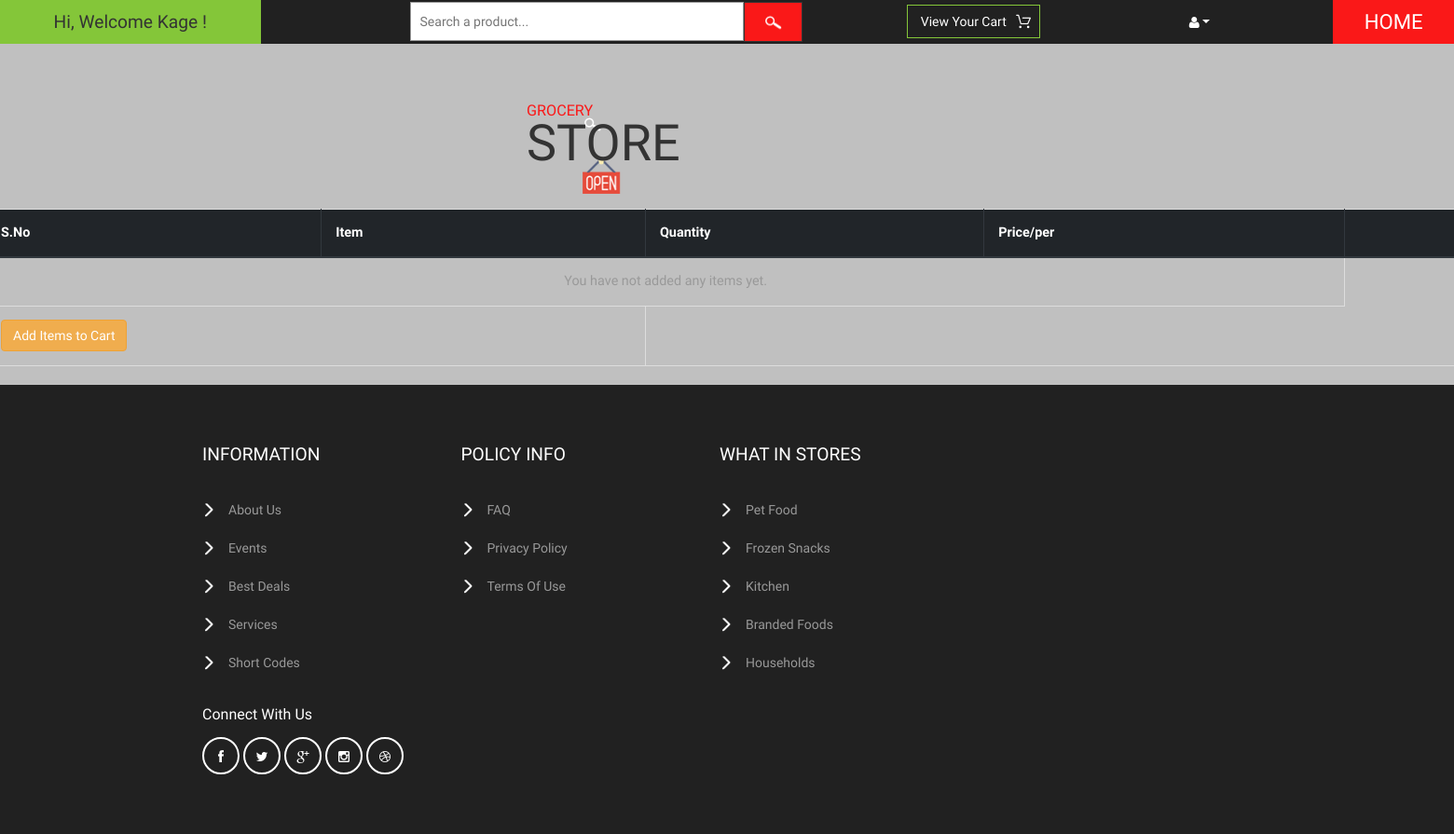
Before: /cart/order-summary/ (signed in) with the older database file.
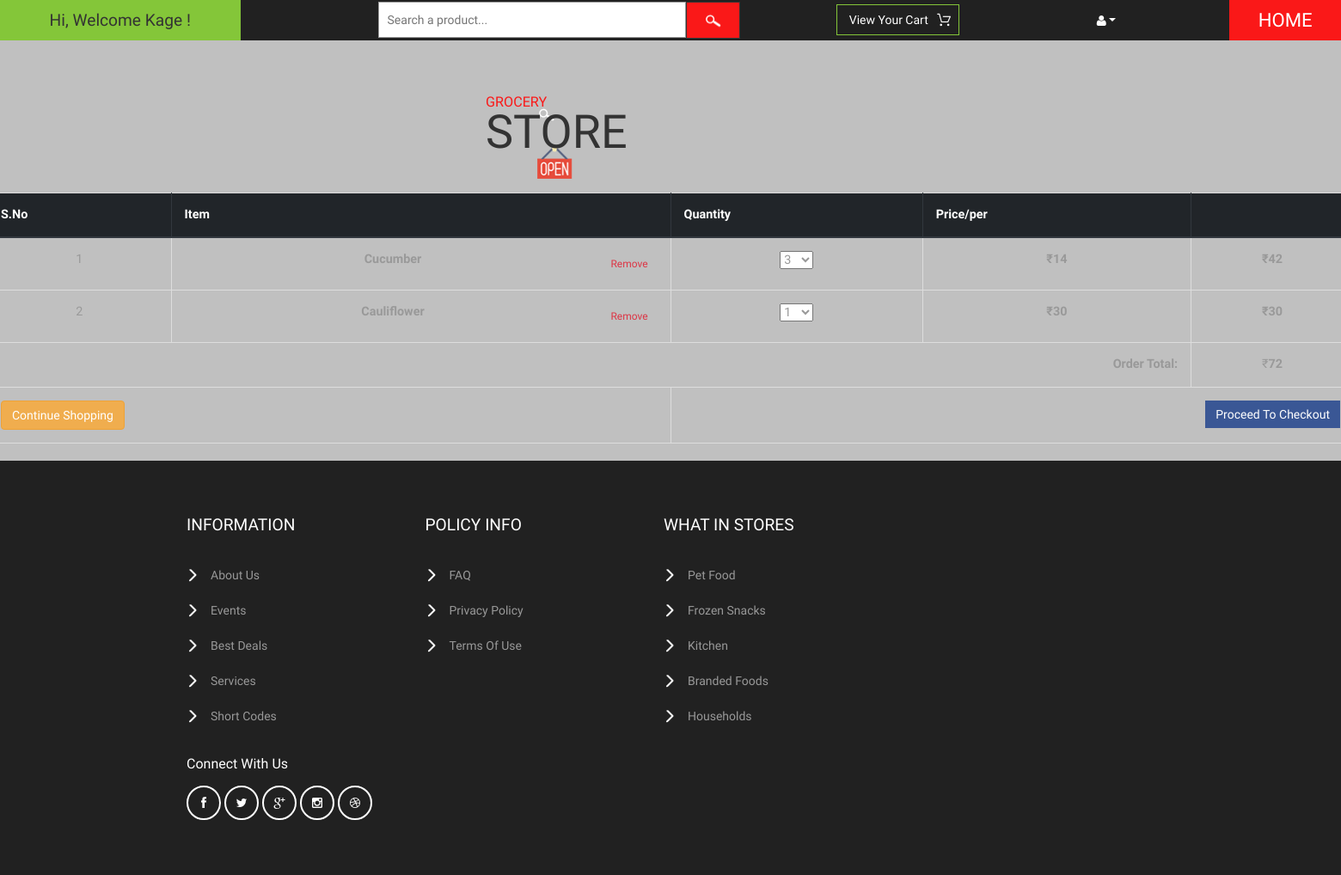
After: the same page with the newer database file.
### cart/models.py (models this page shows, shortened)
class OrderItem(models.Model):
    vendor = models.ManyToManyField(User)
    product = models.ForeignKey(Product, on_delete=models.SET_NULL, null=True)
    is_ordered = models.BooleanField(default=False)
    date_added = models.DateTimeField(auto_now_add=True)
    date_ordered = models.DateTimeField(null=True)
    qty = models.IntegerField(null=True, default=1)
    ref_code = models.CharField(max_length=20)

class Order(models.Model):
    vendor = models.ManyToManyField(User)
    owner = models.ForeignKey(CustomerProfile, on_delete=models.SET_NULL, null=True, related_name='o')
    ref_code = models.CharField(max_length=20)
    items = models.ManyToManyField(OrderItem, related_name='item')
    is_ordered = models.BooleanField(default=False)
    date_ordered = models.DateTimeField(null=True)
    def get_cart_item(self):
        return self.items.all()
    def get_cart_total(self):
        return sum([item.product.cost * item.qty for item in self.items.all()])

### vendor/models.py (models this page shows, shortened)
class Product(models.Model):
    category = models.ForeignKey(Category, on_delete=models.CASCADE)
    prod_name = models.CharField(max_length=150)
    ingredients = models.TextField(max_length=264, blank=True)
    stock = models.IntegerField(default=0)
    cost = models.IntegerField(default=0)
    brand = models.CharField(max_length=150, blank=True)
    prod_pic = models.FileField(upload_to='documents/', blank=True)
    created_at = models.DateTimeField(auto_now_add=True)
    updated_at = models.DateTimeField(auto_now=True)

### cart/views.py (the view)
# urls.py: path('order-summary/', views.order_details, name='order_summary'),
@login_required(login_url='customer:actor_authentication:login_all')
def order_details(request, **kwargs):
    existing_order = get_user_pending_order(request)
    context = {
        'order': existing_order
    }
    return render(request, 'cart/order_summary.html', context)

### cart/views.py (called while the page is built)
def get_user_pending_order(request):
    user_profile = get_object_or_404(CustomerProfile, Customer=request.user)
    ord = Order.objects.filter(owner=user_profile, is_ordered=False)
    if ord.exists():
        return ord[0]
    return 0

### customer/templatetags/customer_filters.py (called while the page is built)
@register.filter
def get_qty(stock):
    try:
        stock = int(stock)
    except ValueError:
        raise ValueError('Stock should be an integer!')
    if stock <= 10:
        return list(range(stock))
    else:
        return list(range(10))

@register.filter
def get_qty_number(item):
    ven = item.vendor.all()[0]
    ven_qty = VendorQty.objects.get(Vendor=ven, product=item.product)
    arr = get_qty(ven_qty.qty)
    return arr

@register.simple_tag()
def multiply(qty, unit_price, *args, **kwargs):
    return qty * unit_price

### cart/templates/cart/order_summary.html (shortened to what this page needs)
{% extends 'customer/base.html' %}
{% load customer_filters %}
{% block content %}
    <section>
        <div class="row">
            <table class="table table-hover table-bordered text-center">
                <thead class="thead-dark">
                <tr class="text-center">
                    <th>S.No</th>
                    <th>Item</th>
                    <th>Quantity</th>
                    <th>Price/per</th>
                    <th></th>
                </tr>
                </thead>
                {% for item in order.get_cart_item %}
                    <tr>
                        <td>{{ forloop.counter }}</td>
                        <td>
                            <strong>{{ item.product.prod_name }}
                            <span class="pull-right">
              <a href="{% url 'cart:delete_from_cart' item.id %}" data-balloon="remove this item from cart"
                 class="text-danger" onclick="return confirm_delete();">
                  <button type="button" class="btn btn-outline-danger btn-sm">Remove</button>
              </a>
                            </span></strong>
                        </td>
                        <td>
                            <select id="{{ item.id }}" onchange="mult(this)">
                                <option value="{{ item.qty }}" selected>{{ item.qty }}</option
                                {% for i in item|get_qty_number %}
                                    <option value={{ i|add:1 }}>{{ i|add:1 }}</option>
                                {% endfor %}
                            </select>
                        </td>
                        <td><strong>₹{{ item.product.cost }}</strong></td>
                        <td><strong>₹<span id="get_price{{ item.id }}">{% multiply item.product.cost item.qty %}</span></strong></td>
                    </tr>
                {% empty %}
                    <tr>
                        <td colspan=4> You have not added any items yet.</td>
                    </tr>
                {% endfor %}
                <tr>
                    {% if order.get_cart_total != None %}
                        <td colspan=4>
                            <strong class="pull-right">Order Total:</strong>
                        </td>
                        <td colspan=2>
                            ₹<strong id="total">{{ order.get_cart_total }}</strong>
                        </td>
                    {% endif %}
                </tr>
                <tr>
                    <td colspan=2>
                        <a href="{% url 'customer:home' %}" class="btn btn-warning pull-left">
                            {% if order %}
                                Continue Shopping
                            {% else %}
                                Add Items to Cart
                            {% endif %}
                        </a>
                    </td>
                    <td colspan=3>
                        {% if order.get_cart_item %}
                            <a href="{% url 'cart:update' %}" class="pull-right btn btn-primary">Proceed To Checkout</a>
                        {% endif %}
                    </td>
                </tr>
            </table>
        </div>
    </section>
{% endblock %}

Changed rows visible on the page:
added OrderItem: product.prod_name "Cucumber", qty+id "3", product.cost "14", product+qty "42"
added OrderItem: product.prod_name "Cauliflower", qty+id "1", product.cost "30", product+qty "30"
added Order: get_cart_total "72"
Other visible differences:
text no longer shown: "You have not added any items yet. Add Items to Cart"
text now shown: "Order Total: ₹ Continue Shopping Proceed To Checkout"
